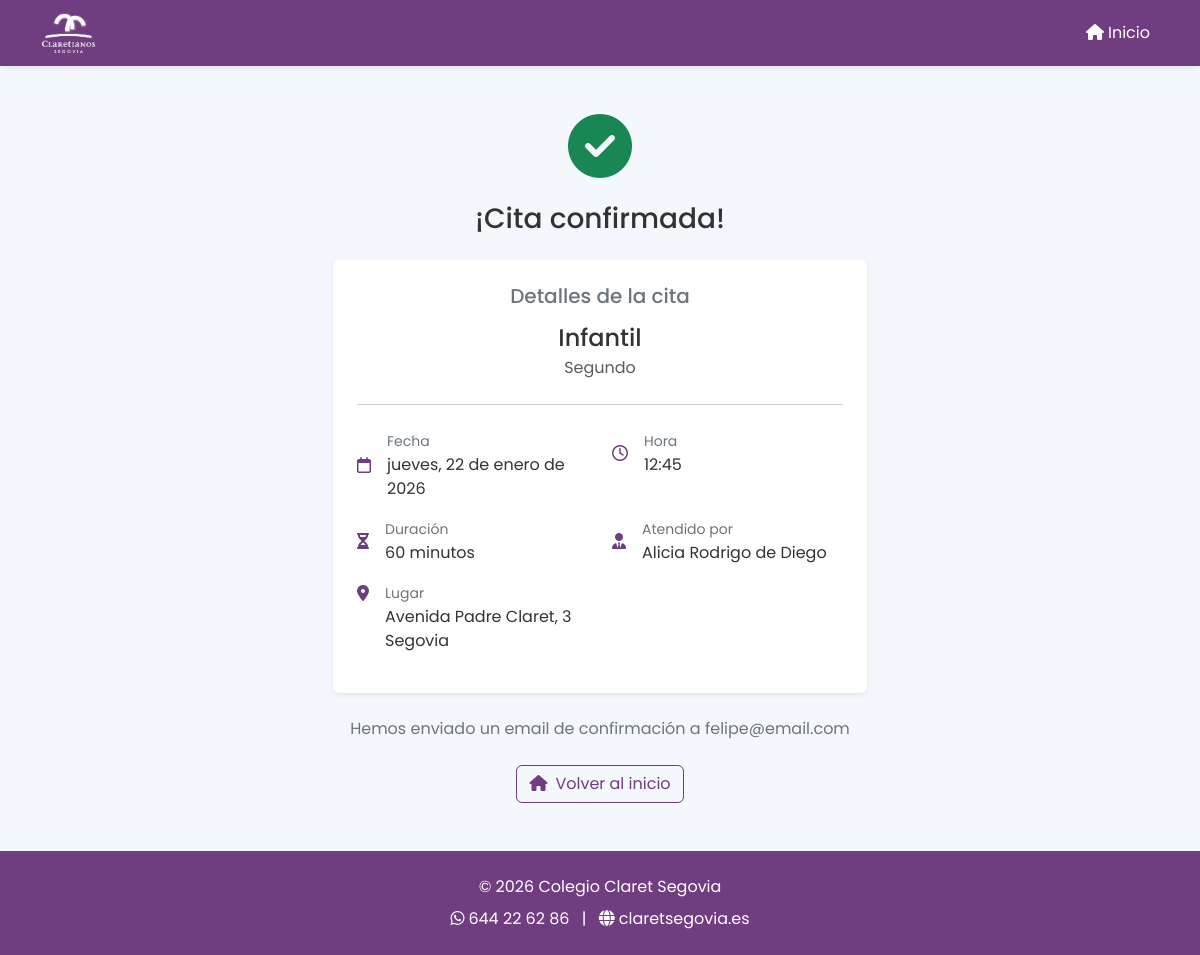
Page /appointment/34/confirmation/ on the committed database.
### visits/models.py (models this page shows, shortened)
class Appointment(models.Model):
    STATUS_CHOICES = [
        ('pending', 'Pendiente'),
        ('completed', 'Realizada'),
        ('cancelled', 'Cancelada')
    ]
    stage = models.ForeignKey(SchoolStage, on_delete=models.CASCADE)
    course = models.ForeignKey(Course, on_delete=models.CASCADE, null=True, blank=True,
                              help_text="Curso específico dentro de la etapa")
    staff = models.ForeignKey(StaffProfile, on_delete=models.CASCADE)
    visitor_name = models.CharField(max_length=200)
    visitor_email = models.EmailField()
    visitor_phone = models.CharField(max_length=20)
    date = models.DateTimeField()
    duration = models.PositiveIntegerField(default=60)  # Duración en minutos
    created_at = models.DateTimeField(auto_now_add=True)
    comments = models.TextField(blank=True, null=True)
    status = models.CharField(
        max_length=20,
        choices=STATUS_CHOICES,
        default='pending'
    )
    notes = models.TextField(blank=True, help_text="Notas internas del profesor")
    follow_up_date = models.DateField(null=True, blank=True, help_text="Fecha de seguimiento")
    reminder_sent = models.BooleanField(default=False)
    cancellation_token = models.UUIDField(default=uuid.uuid4, editable=False, unique=True)
    class Meta:
        ordering = ['-date']
        indexes = [
            models.Index(fields=['date']),
            models.Index(fields=['staff', 'date']),
            models.Index(fields=['status']),
            models.Index(fields=['cancellation_token']),
        ]

class SchoolStage(models.Model):
    name = models.CharField(max_length=100)
    description = models.TextField()

class Course(models.Model):
    stage = models.ForeignKey(SchoolStage, on_delete=models.CASCADE, related_name='courses')
    name = models.CharField(max_length=100)
    order = models.PositiveIntegerField(default=1, help_text="Orden de visualización dentro de la etapa")
    class Meta:
        ordering = ['stage', 'order']
        unique_together = ['stage', 'name']

class StaffProfile(models.Model):
    user = models.OneToOneField(User, on_delete=models.CASCADE)
    allowed_stages = models.ManyToManyField(SchoolStage)
    notify_new_appointment = models.BooleanField(default=True)
    notify_reminder = models.BooleanField(default=True)
    def __str__(self):
        return self.user.get_full_name()

### visits/views.py (the view)
class AppointmentConfirmationView(TemplateView):
    template_name = 'visits/appointment_confirmation.html'
    def get_context_data(self, **kwargs):
        context = super().get_context_data(**kwargs)
        appointment_id = kwargs.get('appointment_id')
        appointment = get_object_or_404(
            Appointment.objects.select_related('stage', 'course', 'staff', 'staff__user'),
            id=appointment_id
        )
        context.update({
            'appointment': appointment,
            'staff_name': appointment.staff.user.get_full_name(),
            'stage_name': appointment.stage.name,
            'course_name': appointment.course.name if appointment.course else None,
            'date': appointment.date.strftime('%d/%m/%Y'),
            'time': appointment.date.strftime('%H:%M'),
            'duration': appointment.duration
        })
        return context

### visits/templates/visits/appointment_confirmation.html (shortened to what this page needs)
{% extends 'base.html' %}
{% block content %}
<div class="container-fluid px-4 py-5">
    <div class="row justify-content-center">
        <div class="col-md-6 text-center">
            <div class="success-icon mb-4">
                <i class="fas fa-check-circle text-success" style="font-size: 4rem;"></i>
            </div>
            <h1 class="h3 mb-4">¡Cita confirmada!</h1>
            <div class="card border-0 shadow-sm mb-4">
                <div class="card-body p-4">
                    <div class="mb-4">
                        <h5 class="text-secondary mb-3">Detalles de la cita</h5>
                        <p class="h4 mb-0">{{ appointment.stage.name }}</p>
                        {% if appointment.course %}
                        <p class="text-muted mt-1">{{ appointment.course.name }}</p>
                        {% endif %}
                    </div>
                    <hr class="my-4">
                    <div class="row text-start">
                        <div class="col-md-6 mb-3">
                            <div class="d-flex align-items-center">
                                <i class="far fa-calendar text-primary me-3"></i>
                                <div>
                                    <small class="text-secondary">Fecha</small>
                                    <p class="mb-0">{{ appointment.date|date:"l, j \d\e F \d\e Y" }}</p>
                                </div>
                            </div>
                        </div>
                        <div class="col-md-6 mb-3">
                            <div class="d-flex align-items-center">
                                <i class="far fa-clock text-primary me-3"></i>
                                <div>
                                    <small class="text-secondary">Hora</small>
                                    <p class="mb-0">{{ appointment.date|time:"H:i" }}</p>
                                </div>
                            </div>
                        </div>
                        <div class="col-md-6 mb-3">
                            <div class="d-flex align-items-center">
                                <i class="fas fa-hourglass-half text-primary me-3"></i>
                                <div>
                                    <small class="text-secondary">Duración</small>
                                    <p class="mb-0">{{ appointment.duration }} minutos</p>
                                </div>
                            </div>
                        </div>
                        <div class="col-md-6 mb-3">
                            <div class="d-flex align-items-center">
                                <i class="fas fa-user-tie text-primary me-3"></i>
                                <div>
                                    <small class="text-secondary">Atendido por</small>
                                    <p class="mb-0">{{ appointment.staff }}</p>
                                </div>
                            </div>
                        </div>
                        <div class="col-12 mb-3">
                            <div class="d-flex align-items-start">
                                <i class="fas fa-map-marker-alt text-primary me-3 mt-1"></i>
                                <div>
                                    <small class="text-secondary">Lugar</small>
                                    <p class="mb-0">Avenida Padre Claret, 3<br>Segovia</p>
                                </div>
                            </div>
                        </div>
                    </div>
                </div>
            </div>
            <p class="text-secondary mb-4">
                Hemos enviado un email de confirmación a {{ appointment.visitor_email }}
            </p>
            <a href="{% url 'public_booking' %}" class="btn btn-outline-primary">
                <i class="fas fa-home me-2"></i>Volver al inicio
            </a>
        </div>
    </div>
</div>
{% endblock %}

### visits/templates/base.html (style rules this page uses)
:root { --claret-purple: #703D80; --claret-purple-dark: #5A3166; --claret-yellow: #F3BF4D; --bs-primary: #703D80; --bs-primary-rgb: 112, 61, 128; --bs-body-font-family: 'Poppins', sans-serif; --bs-body-color: #333; --bs-link-color: #703D80; --bs-link-hover-color: #5A3166; --bs-light: #f4f7fc; }
body { background-color: var(--bs-light); display: flex; flex-direction: column; min-height: 100vh; }
.btn-outline-primary { color: #703D80 !important; border-color: #703D80 !important; }
a { color: #703D80; }

### visits/templates/visits/appointment_confirmation.html (style rules this page uses)
.container-fluid { max-width: 1140px; }

### rows in the picture
Appointment: stage.name "Infantil", course.name "Segundo", date "jueves, 22 de enero de 2026", date "12:45", duration "60", staff "Alicia Rodrigo de Diego", visitor_email "felipe@email.com"
